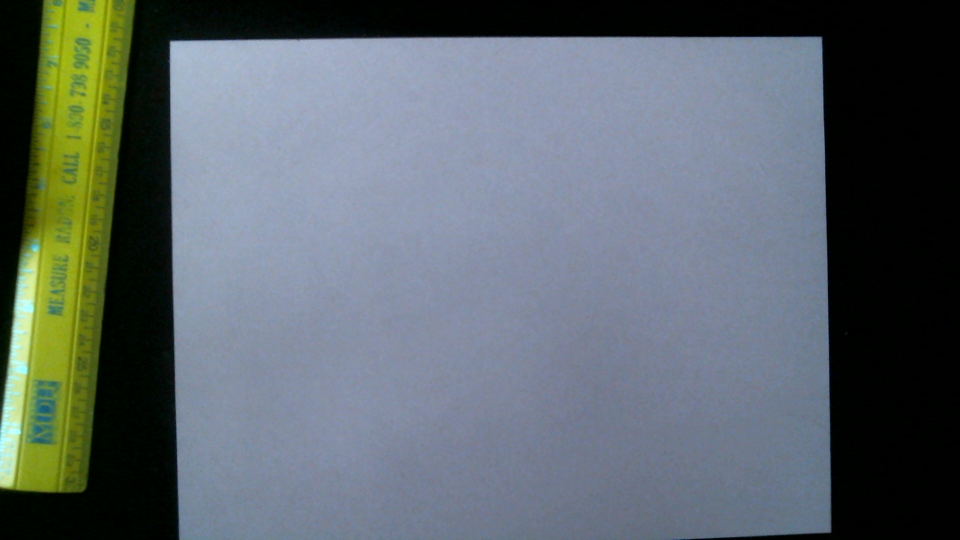
#> input picture OpenCV/resources/Logi.jpg, 1920 x 1080 px, given in place of the camera (shown at 1/2 size)
$ python readImage.py
#> lines starting #> are read from the running program, lines starting #| are printed output that depends on the picture; after the words box and inside, x2 and y2 are one past the last pixel; in counts of white or black regions, pixels touching at a corner belong together
import cv2
import numpy as np


cap = cv2.VideoCapture(0)
cap.set(3,640)
cap.set(4,480)


while True:
    ret, frame = cap.read()
#> frame is the input picture: shape (1080, 1920, 3); mean B, G, R 107.6, 103.2, 93.8
    gray = cv2.cvtColor(frame,cv2.COLOR_BGR2GRAY)
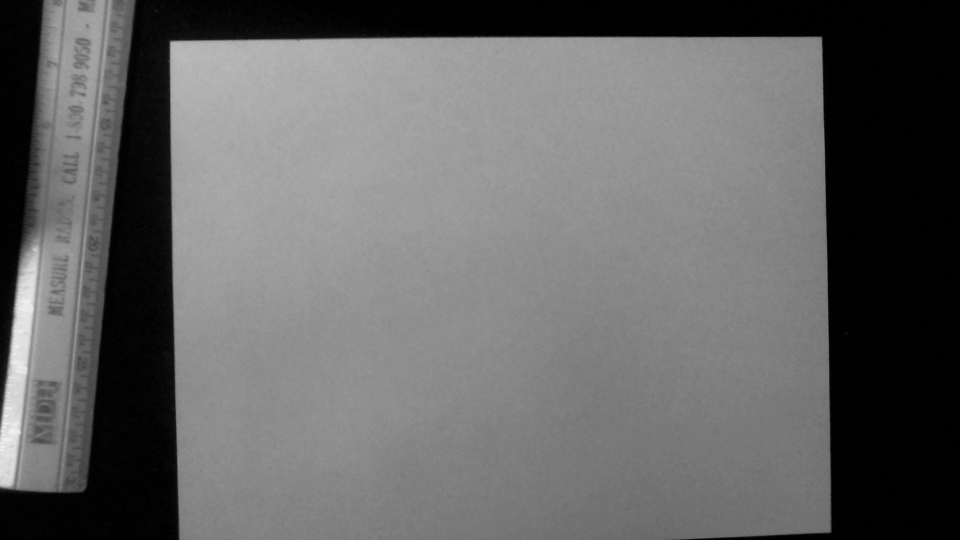
#> gray: shape (1080, 1920) (shown at 1/2 size); min 0, max 241, mean 100.9

    circles = cv2.HoughCircles(gray, cv2.HOUGH_GRADIENT, 1.2, 100)
#> circles = None
    if circles is not None:
        circles = np.round(circles[0,:]).astype("int")
        for (x,y,r) in circles:
            cv2.circle(circles,(x,y),r,(0,255,0),4)
            cv2.rectangle(circles,(x-5,y-5),(x+5,y+5),(0,128,255),-1)

    cannyImg = cv2.Canny(gray,100,100)
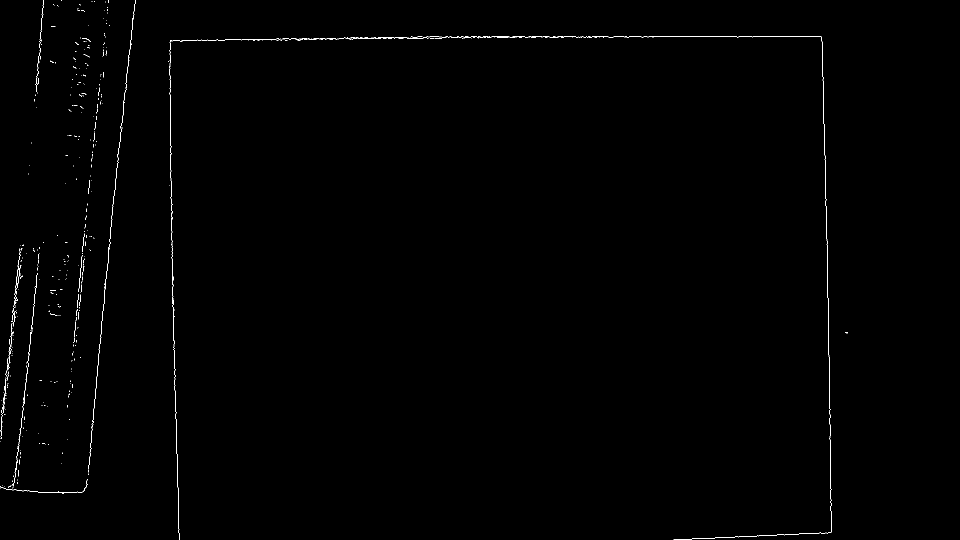
#> cannyImg: shape (1080, 1920) (shown at 1/2 size); 0.38% white in thin lines or dots, all inside (x1, y1, x2, y2) = (0, 0, 1695, 1080)
    cv2.putText(frame,"Lul git gud",(320,240),cv2.FONT_HERSHEY_COMPLEX,1,(0,255,0),1)
#> frame: shape (1080, 1920, 3); 0.03% of pixels changed, all inside (x1, y1, x2, y2) = (322, 219, 509, 248)
    success, img = cap.read()
    cv2.imshow("Webcam",cannyImg)
    if cv2.waitKey(1) & 0xFF == ord('q'):
#> (key q is pressed here)
        break

$ run again, on OpenCV/resources/PaperPic.jpg
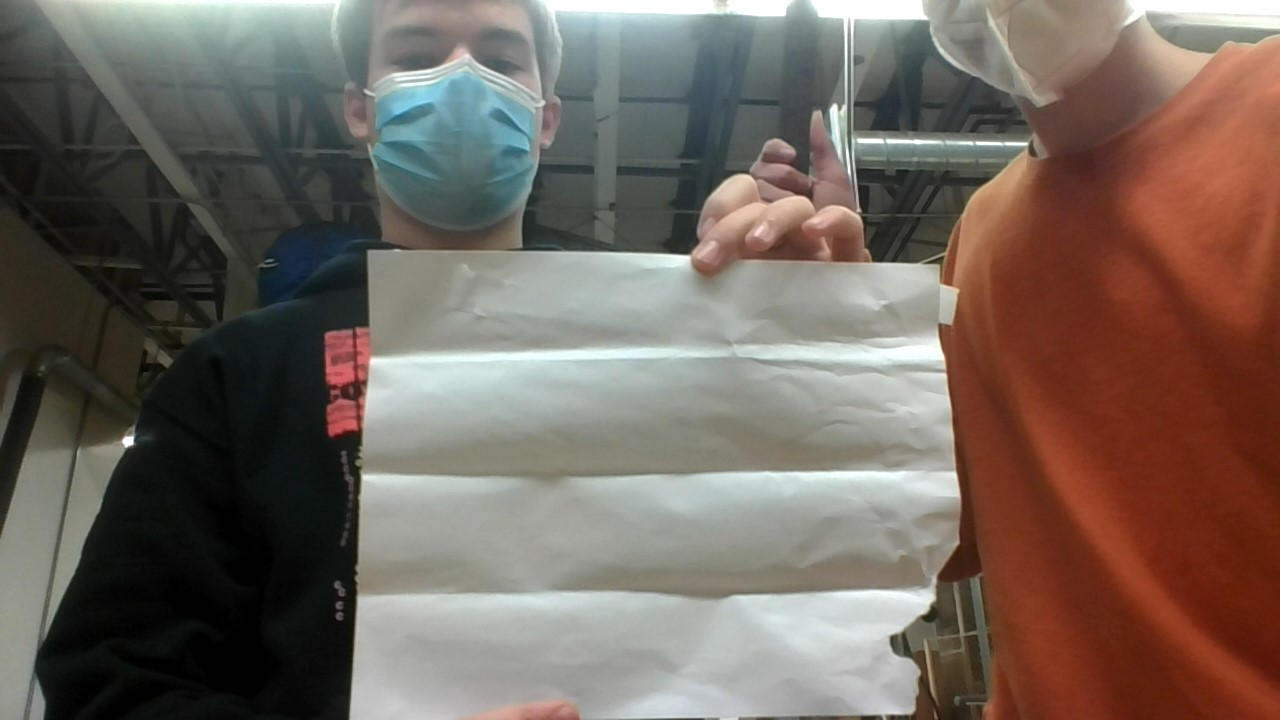
#> input picture OpenCV/resources/PaperPic.jpg, 1280 x 720 px, given in place of the camera
#> frame is the input picture: shape (720, 1280, 3); mean B, G, R 94.1, 102.3, 114.5
#> circles = None
#> `cannyImg = cv2.Canny(gray,100,100)`:
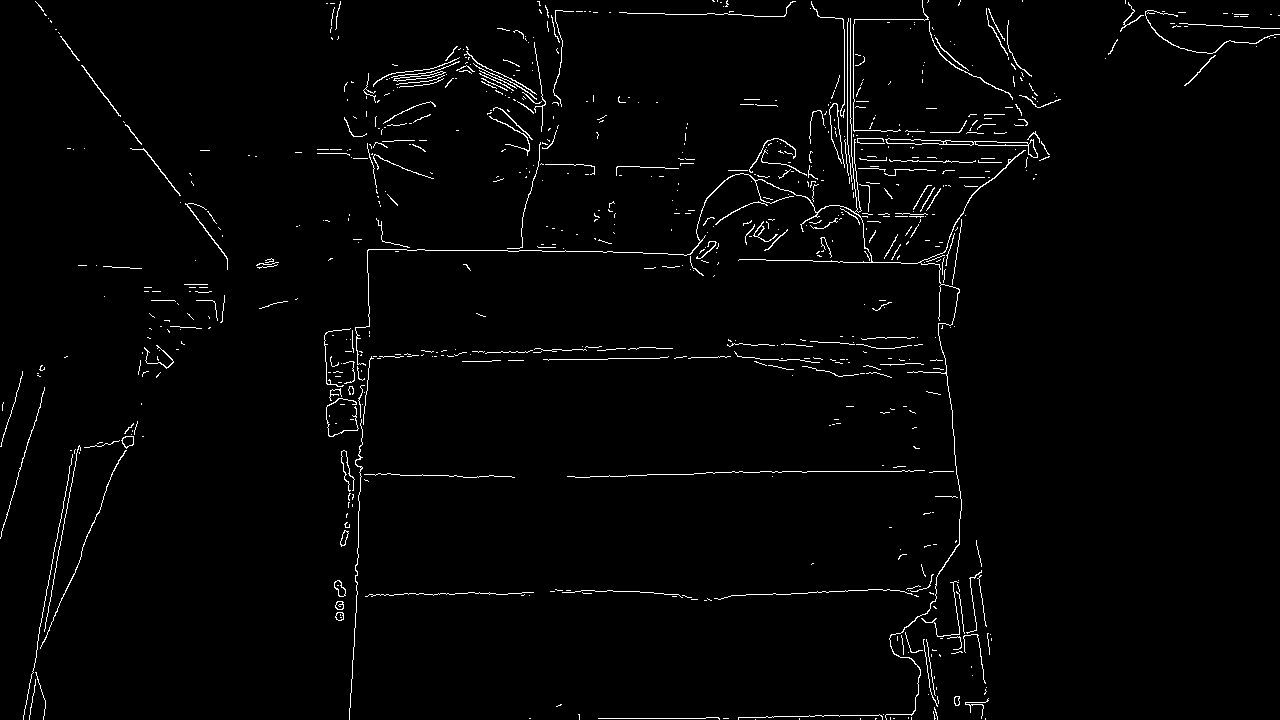
#> cannyImg: shape (720, 1280); 1.9% white in thin lines or dots
#> `cv2.putText(frame,"Lul git gud",(320,240),cv2.FONT_HERSHEY_COMPLEX,1,(..`:
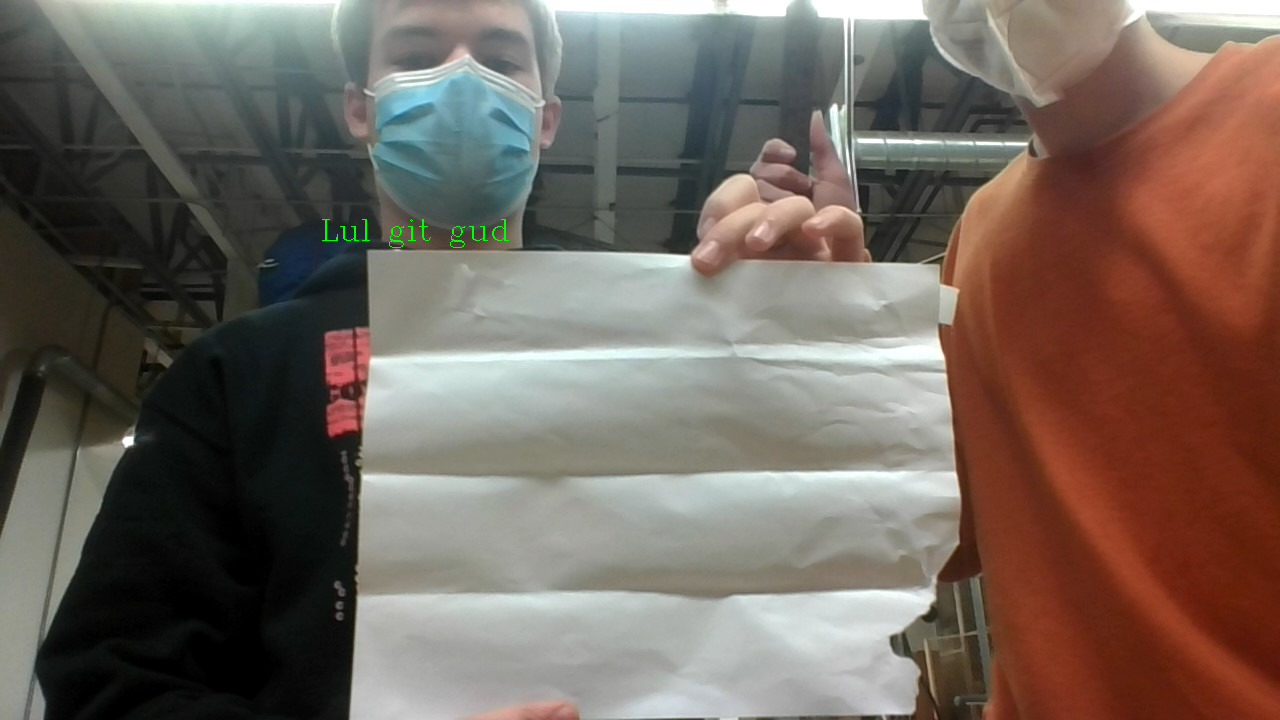
#> frame: shape (720, 1280, 3); 0.07% of pixels changed, all inside (x1, y1, x2, y2) = (322, 219, 509, 248)
